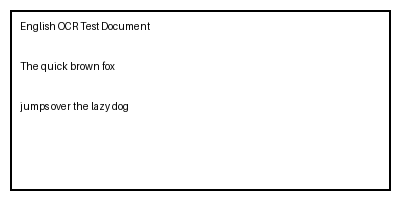
#> input picture ocr-service/tests/fixtures/sample_english_scan.png, 400 x 200 px
$ python -i preprocessor.py   (imports and definitions only)
#> lines starting #> are read from the running program, lines starting #| are printed output that depends on the picture; after the words box and inside, x2 and y2 are one past the last pixel; in counts of white or black regions, pixels touching at a corner belong together
#> further down, picture is the input picture: shape (200, 400, 3); min 0, max 255, mean 245.5
"""Image preprocessing for OCR."""

import cv2
import numpy as np
from PIL import Image
import structlog

# [1 line that did not run here, left out]


class ImagePreprocessor:
    """Image preprocessing for improved OCR accuracy."""

    def __init__(self, enable_deskew: bool = True, enable_denoise: bool = True,
                 enable_binarize: bool = True):
        """Initialize preprocessor."""
        self.enable_deskew = enable_deskew
        self.enable_denoise = enable_denoise
        self.enable_binarize = enable_binarize

    def preprocess(self, image: Image.Image) -> Image.Image:
        """
        Preprocess image for OCR.

        Args:
            image: PIL Image

        Returns:
            Preprocessed PIL Image
        """
        # Convert PIL to OpenCV format
        cv_image = cv2.cvtColor(np.array(image), cv2.COLOR_RGB2BGR)

        # Deskew
        if self.enable_deskew:
            cv_image = self._deskew(cv_image)

        # Denoise
        if self.enable_denoise:
            cv_image = self._denoise(cv_image)

        # Binarize
        if self.enable_binarize:
            cv_image = self._binarize(cv_image)

        # Convert back to PIL
        cv_image = cv2.cvtColor(cv_image, cv2.COLOR_BGR2RGB)
        return Image.fromarray(cv_image)

    def _deskew(self, image: np.ndarray) -> np.ndarray:
        """
        Deskew the image using Hough transform.

        Args:
            image: OpenCV image

        Returns:
            Deskewed image
        """
        try:
            # Convert to grayscale
            gray = cv2.cvtColor(image, cv2.COLOR_BGR2GRAY)

            # Apply edge detection
            edges = cv2.Canny(gray, 50, 150, apertureSize=3)
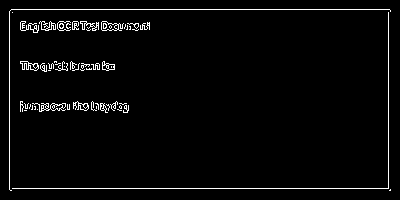
#> edges: shape (200, 400); 2.9% white in thin lines or dots, all inside (x1, y1, x2, y2) = (9, 9, 391, 191)

            # Detect lines using Hough transform
            lines = cv2.HoughLines(edges, 1, np.pi / 180, 100)
#> lines = [[9, 1.57], [188, 1.57], [9, 0], [388, 0]]

            if lines is None or len(lines) == 0:
                return image

            # Calculate angle
            angles = []
            for line in lines:
                rho, theta = line[0]
                angle = np.degrees(theta) - 90
                if -45 <= angle <= 45:
                    angles.append(angle)
#> this loop made 4 passes
#> (rho, theta, angle) on passes 1 to 4: (9, 1.57, 0), (188, 1.57, 0), (9, 0, -90), (388, 0, -90)
#> after the loop, angles = [0, 0]

            if not angles:
                return image

            median_angle = np.median(angles)
#> median_angle = 0

            # Rotate image
            h, w = image.shape[:2]
#> h = 200; w = 400
            center = (w // 2, h // 2)
#> center = (200, 100)
            rotation_matrix = cv2.getRotationMatrix2D(center, median_angle, 1.0)
#> rotation_matrix = [[1, 0, 0], [0, 1, 0]]
            rotated = cv2.warpAffine(
                image, rotation_matrix, (w, h),
                borderMode=cv2.BORDER_REPLICATE
            )

            return rotated
        except Exception as e:
            logger.warning("deskew_failed", error=str(e))
            return image

    def _denoise(self, image: np.ndarray) -> np.ndarray:
        """
        Denoise the image.

        Args:
            image: OpenCV image

        Returns:
            Denoised image
        """
        try:
            # Apply bilateral filter for noise reduction
            denoised = cv2.bilateralFilter(image, 9, 75, 75)
            return denoised
        except Exception as e:
            logger.warning("denoise_failed", error=str(e))
            return image

    def _binarize(self, image: np.ndarray) -> np.ndarray:
        """
        Convert image to binary (black and white).

        Args:
            image: OpenCV image

        Returns:
            Binarized image
        """
        try:
            # Convert to grayscale
            gray = cv2.cvtColor(image, cv2.COLOR_BGR2GRAY)

            # Apply adaptive threshold for better results with varying lighting
            binary = cv2.adaptiveThreshold(
                gray, 255,
                cv2.ADAPTIVE_THRESH_GAUSSIAN_C,
                cv2.THRESH_BINARY,
                11, 2
            )
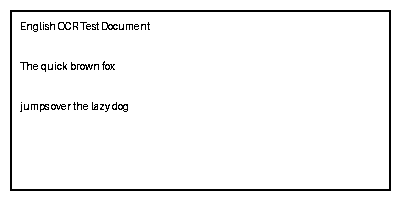
#> binary: shape (200, 400); 96% white; black in thin lines or dots, all inside (x1, y1, x2, y2) = (10, 10, 391, 191)

            return cv2.cvtColor(binary, cv2.COLOR_GRAY2BGR)
        except Exception as e:
            logger.warning("binarize_failed", error=str(e))
            return image

    def upscale(self, image: Image.Image, target_dpi: int = 300) -> Image.Image:
        """
        Upscale low-resolution images.

        Args:
            image: PIL Image
            target_dpi: Target DPI

        Returns:
            Upscaled image
        """
        try:
            # Simple upscaling using PIL
            current_width, current_height = image.size

            # Estimate current DPI (assume 72 if not specified)
            current_dpi = 72

            # Calculate scale factor
            scale_factor = target_dpi / current_dpi

            if scale_factor > 1.0:
                new_size = (
                    int(current_width * scale_factor),
                    int(current_height * scale_factor),
                )
                image = image.resize(new_size, Image.Resampling.LANCZOS)

            return image
        except Exception as e:
            logger.warning("upscale_failed", error=str(e))
            return image

>>> import cv2
>>> picture = cv2.cvtColor(cv2.imread('../../tests/fixtures/sample_english_scan.png'), cv2.COLOR_BGR2RGB)
>>> result = ImagePreprocessor().preprocess(picture)
